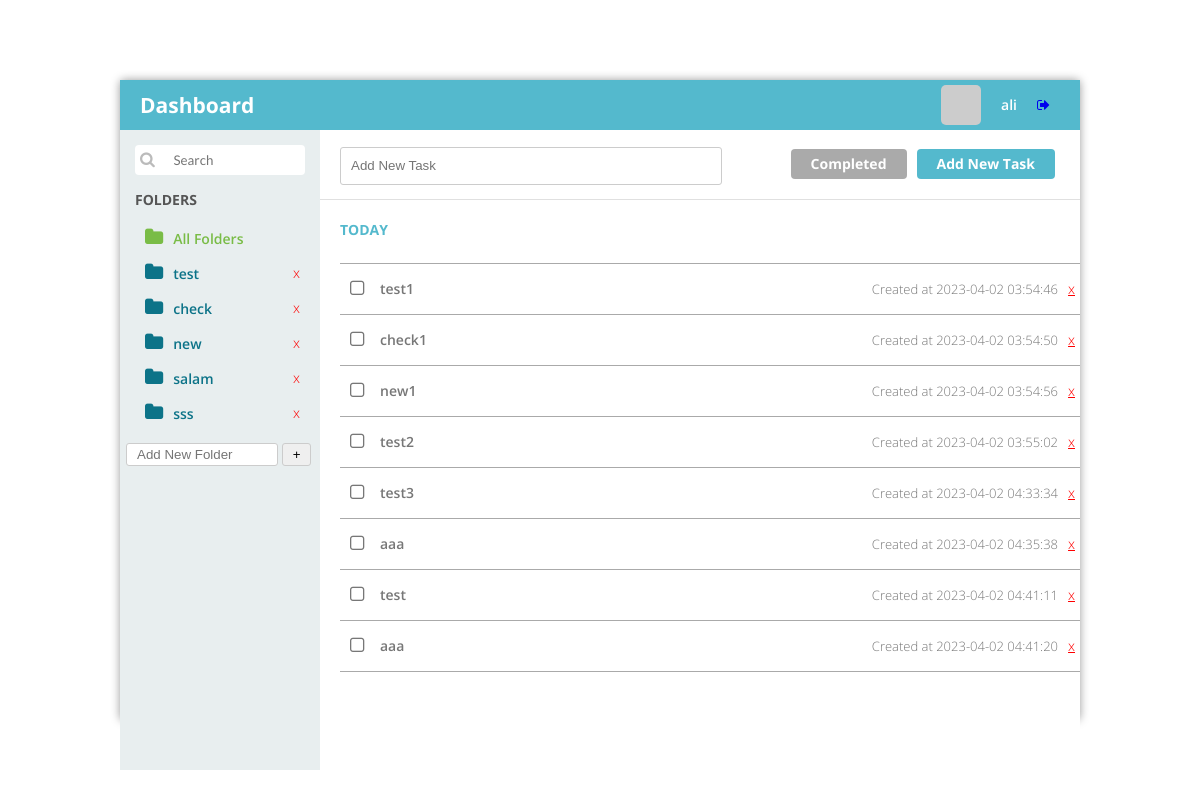
The page / (signed in) on the database its author committed.
### tables this page shows
CREATE TABLE `folders` (
  `id` int(10) UNSIGNED NOT NULL,
  `name` varchar(128) NOT NULL,
  `user_id` int(11) NOT NULL,
  `created_at` datetime NOT NULL DEFAULT current_timestamp()
);

CREATE TABLE `tasks` (
  `id` int(10) UNSIGNED NOT NULL,
  `title` varchar(512) NOT NULL,
  `user_id` int(10) UNSIGNED NOT NULL,
  `folder_id` int(11) NOT NULL,
  `is_done` tinyint(1) NOT NULL DEFAULT 0,
  `created_at` datetime NOT NULL DEFAULT current_timestamp()
);

### index.php (called while the page is built, shortened)
<?php
$user = getLoggedInUser();
$folders = getFolders();
$tasks = getTasks();
include "tpl/tpl-index.php";

### libs/helpers.php (called while the page is built, shortened)
<?php
function site_url($uri = ''){
  return BASE_URL . $uri;
}

### libs/lib-auth.php (called while the page is built, shortened)
<?php
function getCurrentUserId()
{
    return getLoggedInUser()->id ?? 0;
}
function getLoggedInUser()
{
    return $_SESSION['login'] ?? null;
}

### libs/lib-tasks.php (called while the page is built, shortened)
<?php
function getFolders()
{
    global $pdo;
    $current_user_id = getCurrentUserId();
    $sql = "SELECT * FROM folders where user_id = $current_user_id";
    $stmt = $pdo->prepare($sql);
    $stmt->execute();
    $records = $stmt->fetchAll(PDO::FETCH_OBJ);
    return $records;
}
function getTasks()
{
    global $pdo;
    $folderCondition = '';
    $current_user_id = getCurrentUserId();
    $sql = "select * from tasks where user_id = $current_user_id $folderCondition";
    $stmt = $pdo->prepare($sql);
    $stmt->execute();
    $records = $stmt->fetchAll(PDO::FETCH_OBJ);
    return $records;
}

### tpl/tpl-index.php (the view, shortened to what this page needs)
<!DOCTYPE html>
<html lang="en">
<head>
    <link rel="stylesheet" href="assets/css/style.css">
</head>
<body>
    <div class="page">
        <div class="pageHeader">
            <div class="title">Dashboard</div>
            <div class="userPanel">
               <a href="<?= site_url("?logout=1") ?>"><i class="fa fa-sign-out"></i></a>
                <span class="username"><?= $user->name ?? 'Unknown' ?> </span>
                <img src="<?= $user->image ?>" width="40" height="40" /></div>
        </div>
        <div class="main">
            <div class="nav">
                <div class="searchbox">
                    <div><i class="fa fa-search"></i>
                        <input type="search" placeholder="Search" />
                    </div>
                </div>
                <div class="menu">
                    <div class="title">Folders</div>
                    <ul class="folder-list">
                        <li class="<?= isset($_GET['folder_id']) ? '' : 'active' ?>">
                            <a href="<?= site_url() ?>"><i class="fa fa-folder"></i>All Folders</a>
                        </li>
                        <?php foreach ($folders as $folder) : ?>
                            <li class="<?= (isset($_GET['folder_id']) && $_GET['folder_id'] == $folder->id) ? 'active' : '' ?>">
                                <a href="<?= site_url("?folder_id= $folder->id") ?>"><i class="fa fa-folder"></i><?= $folder->name ?></a>
                                <a href="?delete_folder=<?= $folder->id ?>" class="remove" onclick="return confirm('Are you sure to delete this item?\n<?= $folder->name ?>');">x</a>
                            </li>
                        <?php endforeach; ?>
                    </ul>
                </div>
                <div>
                    <input type="text" id="addFolderInput" style="width: 65%; margin-left: 3%" placeholder="Add New Folder" />
                    <button id="addFolderBtn" class="btn clickable">+</button>
                </div>
            </div>
            <div class="view">
                <div class="viewHeader">
                    <div>
                        <input type="text" id="taskNameInput" style="width: 50%;top: -20px;position: relative;line-height: 30px;" placeholder="Add New Task" />
                    </div>
                    <div class="functions" style="top: -71px; position: relative">
                        <div class="button active">Add New Task</div>
                        <div class="button">Completed</div>
                    </div>
                </div>
                <div class="content">
                    <div class="list">
                        <div class="title">Today</div>
                        <ul>
                            <?php if (sizeof($tasks)) : ?>
                                <?php foreach ($tasks as $task) : ?>
                                    <li class="<?= $task->is_done ? 'checked' : '' ?>">
                                        <i data-taskId="<?= $task->id ?>" class="isDone clickable fa <?= $task->is_done ? 'fa-check-square-o' : 'fa-square-o'; ?> "></i>
                                        <span><?= $task->title ?></span>
                                        <div class="info">
                                            <span class="created-at">Created at <?= $task->created_at ?></span>
                                            <a href="?delete_task=<?= $task->id ?>" class="remove" onclick="return confirm('Are you sure to delete this item?\n<?= $task->title ?>');">x</a>
                                        </div>
                                    </li>
                                <?php endforeach; ?>
                            <?php else : ?>
                                <li>There is no task...</li>
                            <?php endif; ?>
                        </ul>
                    </div>
                </div>
            </div>
        </div>
    </div>
</body>
</html>

### assets/css/style.css (style rules this page uses)
html { background: #fff; }
body { padding: 0px; margin: 0px; font-family: "Open Sans"; font-size: 14px; font-smoothing: antialiased; }
input { padding: 3px 10px; border: 1px solid #ccc; border-radius: 3px; }
.btn { padding: 3px 10px; border: 1px solid #ccc; border-radius: 3px; }
span.created-at { font-size: 13px; margin-right: 10px; }
a.remove { color: red !important; float: right; font-weight: 200; padding-right: 5px; }
.page { position: absolute; width: 80%; height: 80%; left: 10%; top: 10%; background-color: rgba(255, 255, 255, 0.7); -moz-border-radius: 4px; -webkit-border-radius: 4px; border-radius: 4px; -moz-box-shadow: 0 0 10px 0 rgba(0, 0, 0, 0.4); -webkit-box-shadow: 0 0 10px 0 rgba(0, 0, 0, 0.4); box-shadow: 0 0 10px 0 rgba(0, 0, 0, 0.4); }
.pageHeader { width: 100%; height: 50px; line-height: 50px; background-color: #54b9cd; color: White; -moz-box-sizing: border-box; -webkit-box-sizing: border-box; box-sizing: border-box; padding: 5px 20px; vertical-align: middle; }
.pageHeader .title { width: 40%; float: left; line-height: 40px; font-size: 1.5em; font-weight: 700; }
.pageHeader .userPanel { width: 40%; float: right; }
.pageHeader .userPanel i { float: right; line-height: 40px; padding-right: 10px; }
.pageHeader .userPanel .username { float: right; line-height: 40px; padding: 0px 20px; font-weight: 600; font-size: 1.0em; }
.pageHeader .userPanel img { float: right; -moz-border-radius: 5px; -webkit-border-radius: 5px; border-radius: 5px; }
.main { position: relative; width: 100%; height: 100%; clear: both; background-color: white; }
.main .nav { width: 200px; height: 100%; float: left; background-color: rgba(227, 234, 235, 0.8); }
.main .nav .searchbox { width: 170px; height: 30px; line-height: 30px; margin: 15px; background-color: White; -moz-border-radius: 4px; -webkit-border-radius: 4px; border-radius: 4px; }
.main .nav .searchbox i { display: inline-block; color: #bbb; margin-left: 5px; margin-right: 5px; font-size: 16px; }
.main .nav .searchbox input { display: inlin-block; width: 120px; background-color: White; color: Black; font-family: "Lato"; border: 0px; }
.main .nav .menu { width: 100%; margin: 15px; color: #555; }
.main .nav .menu .title { font-weight: 700; font-size: 1.0em; text-transform: uppercase; }
.main .nav .menu ul { padding-left: 0px; }
.main .nav .menu ul li a { text-decoration: none; color: #0c7388; }
.main .nav .menu ul li.active a { color: #79BC46; }
.main .nav .menu ul li { cursor: pointer; list-style: none; margin: 5px 0px; padding: 5px 0px; font-weight: 600; margin-right: 30px; padding-left: 10px; -moz-border-radius: 4px; -webkit-border-radius: 4px; border-radius: 4px; transition: 0.25s all; }
.main .nav .menu ul li.active { color: #79BC46; }
.main .nav .menu ul li i { font-size: 1.4em; margin-right: 10px; }
.main .view { position: relative; margin-left: 200px; }
.main .view .viewHeader { width: 100%; height: 70px; line-height: 70px; padding: 20px 20px; -moz-box-sizing: border-box; -webkit-box-sizing: border-box; box-sizing: border-box; border-bottom: 1px solid #E0E0E0; }
.main .view .viewHeader .functions { float: right; }
.main .view .viewHeader .functions .button { float: right; height: 30px; line-height: 30px; background-color: #AAA; -moz-border-radius: 4px; -webkit-border-radius: 4px; border-radius: 4px; margin: 0px 5px; padding: 0px 20px; cursor: pointer; color: White; font-weight: 700; }
.main .view .viewHeader .functions .button.active { background-color: #54b9cd; }
.main .view .content { position: absolute; left: 0px; top: 70px; right: 0px; bottom: 0px; padding: 10px; }
.main .view .content .list .title { width: 100%; padding: 10px; text-transform: uppercase; font-weight: 700; color: #54b9cd; }
.main .view .content .list ul { width: 100%; padding-left: 10px; color: #777; }
.main .view .content .list ul li { width: 100%; height: 50px; line-height: 50px; list-style: none; border-top: 1px solid #AAA; }
.main .view .content .list ul li:last-child { border-bottom: 1px solid #AAA; }
.main .view .content .list ul li i { float: left; width: 30px; height: 50px; line-height: 50px; margin-left: 10px; font-size: 1.3em; }
.main .view .content .list ul li span { float: left; font-weight: 600; }
.main .view .content .list ul li .info { float: right; }
.main .view .content .list ul li .info span { font-weight: 300; }

### rows shown on the page
folders: name "test"
folders: name "check"
folders: name "new"
folders: name "salam"
folders: name "sss"
tasks: is_done 0 (drawn), title "test1", created_at "2023-04-02 03:54:46"
tasks: is_done 0 (drawn), title "check1", created_at "2023-04-02 03:54:50"
tasks: is_done 0 (drawn), title "new1", created_at "2023-04-02 03:54:56"
tasks: is_done 0 (drawn), title "test2", created_at "2023-04-02 03:55:02"
tasks: is_done 0 (drawn), title "test3", created_at "2023-04-02 04:33:34"
tasks: is_done 0 (drawn), title "aaa", created_at "2023-04-02 04:35:38"
tasks: is_done 0 (drawn), title "test", created_at "2023-04-02 04:41:11"
tasks: is_done 0 (drawn), title "aaa", created_at "2023-04-02 04:41:20"

### other values the page prints
$user->name "ali"
